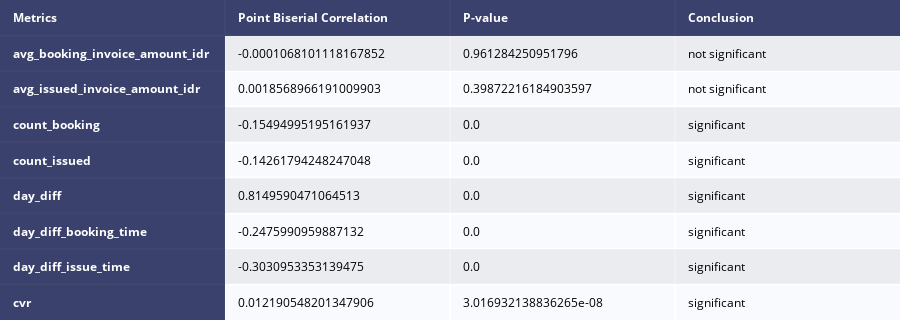

The notebook cell this image was saved under:
### Code cell
fig

### Figure 1 — Plotly figure (JSON) as saved in the notebook; plotly's stock layout.template omitted (floating-point values rounded to 4 significant figures)
{"data": [{"colorscale": [[0, "#00083e"], [0.5, "#ededee"], [1, "#ffffff"]], "hoverinfo": "none", "opacity": 0.75, "showscale": false, "type": "heatmap", "z": [[0, 0, 0, 0], [0, 0.5, 0.5, 0.5], [0, 1, 1, 1], [0, 0.5, 0.5, 0.5], [0, 1, 1, 1], [0, 0.5, 0.5, 0.5], [0, 1, 1, 1], [0, 0.5, 0.5, 0.5], [0, 1, 1, 1]]}], "layout": {"annotations": [{"align": "left", "font": {"color": "#ffffff"}, "showarrow": false, "text": "<b>Metrics</b>", "x": -0.45, "xanchor": "left", "xref": "x", "y": 0, "yref": "y"}, {"align": "left", "font": {"color": "#ffffff"}, "showarrow": false, "text": "<b>Point Biserial Correlation</b>", "x": 0.55, "xanchor": "left", "xref": "x", "y": 0, "yref": "y"}, {"align": "left", "font": {"color": "#ffffff"}, "showarrow": false, "text": "<b>P-value</b>", "x": 1.55, "xanchor": "left", "xref": "x", "y": 0, "yref": "y"}, {"align": "left", "font": {"color": "#ffffff"}, "showarrow": false, "text": "<b>Conclusion</b>", "x": 2.55, "xanchor": "left", "xref": "x", "y": 0, "yref": "y"}, {"align": "left", "font": {"color": "#ffffff"}, "showarrow": false, "text": "<b>avg_booking_invoice_amount_idr</b>", "x": -0.45, "xanchor": "left", "xref": "x", "y": 1, "yref": "y"}, {"align": "left", "font": {"color": "#000000"}, "showarrow": false, "text": "-0.0001068101118167852", "x": 0.55, "xanchor": "left", "xref": "x", "y": 1, "yref": "y"}, {"align": "left", "font": {"color": "#000000"}, "showarrow": false, "text": "0.961284250951796", "x": 1.55, "xanchor": "left", "xref": "x", "y": 1, "yref": "y"}, {"align": "left", "font": {"color": "#000000"}, "showarrow": false, "text": "not significant", "x": 2.55, "xanchor": "left", "xref": "x", "y": 1, "yref": "y"}, {"align": "left", "font": {"color": "#ffffff"}, "showarrow": false, "text": "<b>avg_issued_invoice_amount_idr</b>", "x": -0.45, "xanchor": "left", "xref": "x", "y": 2, "yref": "y"}, {"align": "left", "font": {"color": "#000000"}, "showarrow": false, "text": "0.0018568966191009903", "x": 0.55, "xanchor": "left", "xref": "x", "y": 2, "yref": "y"}, {"align": "left", "font": {"color": "#000000"}, "showarrow": false, "text": "0.39872216184903597", "x": 1.55, "xanchor": "left", "xref": "x", "y": 2, "yref": "y"}, {"align": "left", "font": {"color": "#000000"}, "showarrow": false, "text": "not significant", "x": 2.55, "xanchor": "left", "xref": "x", "y": 2, "yref": "y"}, {"align": "left", "font": {"color": "#ffffff"}, "showarrow": false, "text": "<b>count_booking</b>", "x": -0.45, "xanchor": "left", "xref": "x", "y": 3, "yref": "y"}, {"align": "left", "font": {"color": "#000000"}, "showarrow": false, "text": "-0.15494995195161937", "x": 0.55, "xanchor": "left", "xref": "x", "y": 3, "yref": "y"}, {"align": "left", "font": {"color": "#000000"}, "showarrow": false, "text": "0.0", "x": 1.55, "xanchor": "left", "xref": "x", "y": 3, "yref": "y"}, {"align": "left", "font": {"color": "#000000"}, "showarrow": false, "text": "significant", "x": 2.55, "xanchor": "left", "xref": "x", "y": 3, "yref": "y"}, {"align": "left", "font": {"color": "#ffffff"}, "showarrow": false, "text": "<b>count_issued</b>", "x": -0.45, "xanchor": "left", "xref": "x", "y": 4, "yref": "y"}, {"align": "left", "font": {"color": "#000000"}, "showarrow": false, "text": "-0.14261794248247048", "x": 0.55, "xanchor": "left", "xref": "x", "y": 4, "yref": "y"}, {"align": "left", "font": {"color": "#000000"}, "showarrow": false, "text": "0.0", "x": 1.55, "xanchor": "left", "xref": "x", "y": 4, "yref": "y"}, {"align": "left", "font": {"color": "#000000"}, "showarrow": false, "text": "significant", "x": 2.55, "xanchor": "left", "xref": "x", "y": 4, "yref": "y"}, {"align": "left", "font": {"color": "#ffffff"}, "showarrow": false, "text": "<b>day_diff</b>", "x": -0.45, "xanchor": "left", "xref": "x", "y": 5, "yref": "y"}, {"align": "left", "font": {"color": "#000000"}, "showarrow": false, "text": "0.8149590471064513", "x": 0.55, "xanchor": "left", "xref": "x", "y": 5, "yref": "y"}, {"align": "left", "font": {"color": "#000000"}, "showarrow": false, "text": "0.0", "x": 1.55, "xanchor": "left", "xref": "x", "y": 5, "yref": "y"}, {"align": "left", "font": {"color": "#000000"}, "showarrow": false, "text": "significant", "x": 2.55, "xanchor": "left", "xref": "x", "y": 5, "yref": "y"}, {"align": "left", "font": {"color": "#ffffff"}, "showarrow": false, "text": "<b>day_diff_booking_time</b>", "x": -0.45, "xanchor": "left", "xref": "x", "y": 6, "yref": "y"}, {"align": "left", "font": {"color": "#000000"}, "showarrow": false, "text": "-0.2475990959887132", "x": 0.55, "xanchor": "left", "xref": "x", "y": 6, "yref": "y"}, {"align": "left", "font": {"color": "#000000"}, "showarrow": false, "text": "0.0", "x": 1.55, "xanchor": "left", "xref": "x", "y": 6, "yref": "y"}, {"align": "left", "font": {"color": "#000000"}, "showarrow": false, "text": "significant", "x": 2.55, "xanchor": "left", "xref": "x", "y": 6, "yref": "y"}, {"align": "left", "font": {"color": "#ffffff"}, "showarrow": false, "text": "<b>day_diff_issue_time</b>", "x": -0.45, "xanchor": "left", "xref": "x", "y": 7, "yref": "y"}, {"align": "left", "font": {"color": "#000000"}, "showarrow": false, "text": "-0.3030953353139475", "x": 0.55, "xanchor": "left", "xref": "x", "y": 7, "yref": "y"}, {"align": "left", "font": {"color": "#000000"}, "showarrow": false, "text": "0.0", "x": 1.55, "xanchor": "left", "xref": "x", "y": 7, "yref": "y"}, {"align": "left", "font": {"color": "#000000"}, "showarrow": false, "text": "significant", "x": 2.55, "xanchor": "left", "xref": "x", "y": 7, "yref": "y"}, {"align": "left", "font": {"color": "#ffffff"}, "showarrow": false, "text": "<b>cvr</b>", "x": -0.45, "xanchor": "left", "xref": "x", "y": 8, "yref": "y"}, {"align": "left", "font": {"color": "#000000"}, "showarrow": false, "text": "0.012190548201347906", "x": 0.55, "xanchor": "left", "xref": "x", "y": 8, "yref": "y"}, {"align": "left", "font": {"color": "#000000"}, "showarrow": false, "text": "3.016932138836265e-08", "x": 1.55, "xanchor": "left", "xref": "x", "y": 8, "yref": "y"}, {"align": "left", "font": {"color": "#000000"}, "showarrow": false, "text": "significant", "x": 2.55, "xanchor": "left", "xref": "x", "y": 8, "yref": "y"}], "height": 320, "margin": {"b": 0, "l": 0, "r": 0, "t": 0}, "xaxis": {"dtick": 1, "gridwidth": 2, "showticklabels": false, "tick0": -0.5, "ticks": "", "zeroline": false}, "yaxis": {"autorange": "reversed", "dtick": 1, "gridwidth": 2, "showticklabels": false, "tick0": 0.5, "ticks": "", "zeroline": false}}}
